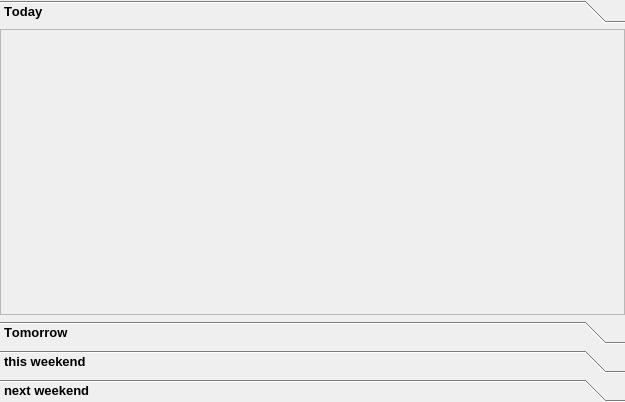
<?xml version="1.0" encoding="UTF-8"?>
<ui version="4.0">
 <class>Plays</class>
 <widget class="QFrame" name="Plays">
  <property name="geometry">
   <rect>
    <x>0</x>
    <y>0</y>
    <width>625</width>
    <height>402</height>
   </rect>
  </property>
  <property name="font">
   <font>
    <stylestrategy>PreferAntialias</stylestrategy>
   </font>
  </property>
  <property name="windowTitle">
   <string>Frame</string>
  </property>
  <layout class="QHBoxLayout" name="PlaysLayout">
   <property name="spacing">
    <number>0</number>
   </property>
   <property name="leftMargin">
    <number>0</number>
   </property>
   <property name="topMargin">
    <number>0</number>
   </property>
   <property name="rightMargin">
    <number>0</number>
   </property>
   <property name="bottomMargin">
    <number>0</number>
   </property>
   <item>
    <widget class="QFrame" name="frame">
     <layout class="QHBoxLayout" name="horizontalLayout">
      <property name="spacing">
       <number>0</number>
      </property>
      <property name="leftMargin">
       <number>0</number>
      </property>
      <property name="topMargin">
       <number>0</number>
      </property>
      <property name="rightMargin">
       <number>0</number>
      </property>
      <property name="bottomMargin">
       <number>0</number>
      </property>
      <item>
       <widget class="QToolBox" name="toolBox">
        <property name="font">
         <font>
          <pointsize>10</pointsize>
          <weight>75</weight>
          <bold>true</bold>
          <underline>false</underline>
          <strikeout>false</strikeout>
          <stylestrategy>PreferAntialias</stylestrategy>
          <kerning>false</kerning>
         </font>
        </property>
        <property name="frameShadow">
         <enum>QFrame::Plain</enum>
        </property>
        <property name="currentIndex">
         <number>0</number>
        </property>
        <property name="tabSpacing">
         <number>6</number>
        </property>
        <widget class="QWidget" name="widget_1">
         <property name="geometry">
          <rect>
           <x>0</x>
           <y>0</y>
           <width>625</width>
           <height>282</height>
          </rect>
         </property>
         <attribute name="icon">
          <iconset>
           <normaloff>C:/Users/admin/Desktop/img/icons/theatre-masks.png</normaloff>C:/Users/admin/Desktop/img/icons/theatre-masks.png</iconset>
         </attribute>
         <attribute name="label">
          <string>Today</string>
         </attribute>
         <layout class="QGridLayout">
          <property name="leftMargin">
           <number>0</number>
          </property>
          <property name="topMargin">
           <number>0</number>
          </property>
          <property name="rightMargin">
           <number>0</number>
          </property>
          <property name="bottomMargin">
           <number>0</number>
          </property>
          <property name="spacing">
           <number>0</number>
          </property>
          <item row="0" column="0">
           <widget class="QScrollArea" name="scrollArea">
            <property name="font">
             <font>
              <pointsize>10</pointsize>
              <stylestrategy>PreferDefault</stylestrategy>
             </font>
            </property>
            <property name="widgetResizable">
             <bool>true</bool>
            </property>
            <widget class="QWidget" name="scrollAreaWidgetContents_2">
             <property name="geometry">
              <rect>
               <x>0</x>
               <y>0</y>
               <width>623</width>
               <height>280</height>
              </rect>
             </property>
             <property name="font">
              <font>
               <stylestrategy>NoAntialias</stylestrategy>
              </font>
             </property>
             <layout class="QHBoxLayout" name="today_plays_wrapper">
              <property name="leftMargin">
               <number>5</number>
              </property>
              <property name="topMargin">
               <number>5</number>
              </property>
              <property name="rightMargin">
               <number>5</number>
              </property>
              <property name="bottomMargin">
               <number>5</number>
              </property>
             </layout>
            </widget>
           </widget>
          </item>
         </layout>
        </widget>
        <widget class="QWidget" name="widget_2">
         <property name="geometry">
          <rect>
           <x>0</x>
           <y>0</y>
           <width>625</width>
           <height>282</height>
          </rect>
         </property>
         <attribute name="icon">
          <iconset>
           <normaloff>C:/Users/admin/Desktop/img/icons/theatre-masks.png</normaloff>C:/Users/admin/Desktop/img/icons/theatre-masks.png</iconset>
         </attribute>
         <attribute name="label">
          <string>Tomorrow</string>
         </attribute>
         <layout class="QGridLayout" name="gridLayout_7">
          <property name="leftMargin">
           <number>0</number>
          </property>
          <property name="topMargin">
           <number>0</number>
          </property>
          <property name="rightMargin">
           <number>0</number>
          </property>
          <property name="bottomMargin">
           <number>0</number>
          </property>
          <property name="spacing">
           <number>0</number>
          </property>
          <item row="0" column="0">
           <widget class="QScrollArea" name="scrollArea_3">
            <property name="widgetResizable">
             <bool>true</bool>
            </property>
            <widget class="QWidget" name="widget_7">
             <property name="geometry">
              <rect>
               <x>0</x>
               <y>0</y>
               <width>623</width>
               <height>280</height>
              </rect>
             </property>
             <layout class="QHBoxLayout" name="tomorow_plays_wrapper">
              <property name="leftMargin">
               <number>5</number>
              </property>
              <property name="topMargin">
               <number>5</number>
              </property>
              <property name="rightMargin">
               <number>5</number>
              </property>
              <property name="bottomMargin">
               <number>5</number>
              </property>
             </layout>
            </widget>
           </widget>
          </item>
         </layout>
        </widget>
        <widget class="QWidget" name="widget_3">
         <property name="geometry">
          <rect>
           <x>0</x>
           <y>0</y>
           <width>625</width>
           <height>282</height>
          </rect>
         </property>
         <attribute name="icon">
          <iconset>
           <normaloff>C:/Users/admin/Desktop/img/icons/theatre-masks.png</normaloff>C:/Users/admin/Desktop/img/icons/theatre-masks.png</iconset>
         </attribute>
         <attribute name="label">
          <string>this weekend</string>
         </attribute>
         <layout class="QGridLayout" name="gridLayout_10">
          <property name="leftMargin">
           <number>0</number>
          </property>
          <property name="topMargin">
           <number>0</number>
          </property>
          <property name="rightMargin">
           <number>0</number>
          </property>
          <property name="bottomMargin">
           <number>0</number>
          </property>
          <property name="spacing">
           <number>0</number>
          </property>
          <item row="0" column="0">
           <widget class="QScrollArea" name="scrollArea_4">
            <property name="widgetResizable">
             <bool>true</bool>
            </property>
            <widget class="QWidget" name="widget_6">
             <property name="geometry">
              <rect>
               <x>0</x>
               <y>0</y>
               <width>623</width>
               <height>280</height>
              </rect>
             </property>
             <layout class="QHBoxLayout" name="thisweekend_plays_wrapper">
              <property name="leftMargin">
               <number>5</number>
              </property>
              <property name="topMargin">
               <number>5</number>
              </property>
              <property name="rightMargin">
               <number>5</number>
              </property>
              <property name="bottomMargin">
               <number>5</number>
              </property>
             </layout>
            </widget>
           </widget>
          </item>
         </layout>
        </widget>
        <widget class="QWidget" name="widget_4">
         <property name="geometry">
          <rect>
           <x>0</x>
           <y>0</y>
           <width>625</width>
           <height>282</height>
          </rect>
         </property>
         <attribute name="icon">
          <iconset>
           <normaloff>C:/Users/admin/Desktop/img/icons/theatre-masks.png</normaloff>C:/Users/admin/Desktop/img/icons/theatre-masks.png</iconset>
         </attribute>
         <attribute name="label">
          <string>next weekend</string>
         </attribute>
         <layout class="QGridLayout" name="gridLayout_12">
          <property name="leftMargin">
           <number>0</number>
          </property>
          <property name="topMargin">
           <number>0</number>
          </property>
          <property name="rightMargin">
           <number>0</number>
          </property>
          <property name="bottomMargin">
           <number>0</number>
          </property>
          <property name="spacing">
           <number>0</number>
          </property>
          <item row="0" column="0">
           <widget class="QScrollArea" name="scrollArea_5">
            <property name="widgetResizable">
             <bool>true</bool>
            </property>
            <widget class="QWidget" name="widget_8">
             <property name="geometry">
              <rect>
               <x>0</x>
               <y>0</y>
               <width>623</width>
               <height>280</height>
              </rect>
             </property>
             <layout class="QHBoxLayout" name="nextweekend_plays_wrapper">
              <property name="leftMargin">
               <number>5</number>
              </property>
              <property name="topMargin">
               <number>5</number>
              </property>
              <property name="rightMargin">
               <number>5</number>
              </property>
              <property name="bottomMargin">
               <number>5</number>
              </property>
             </layout>
            </widget>
           </widget>
          </item>
         </layout>
        </widget>
       </widget>
      </item>
     </layout>
    </widget>
   </item>
  </layout>
 </widget>
 <resources/>
 <connections/>
</ui>
